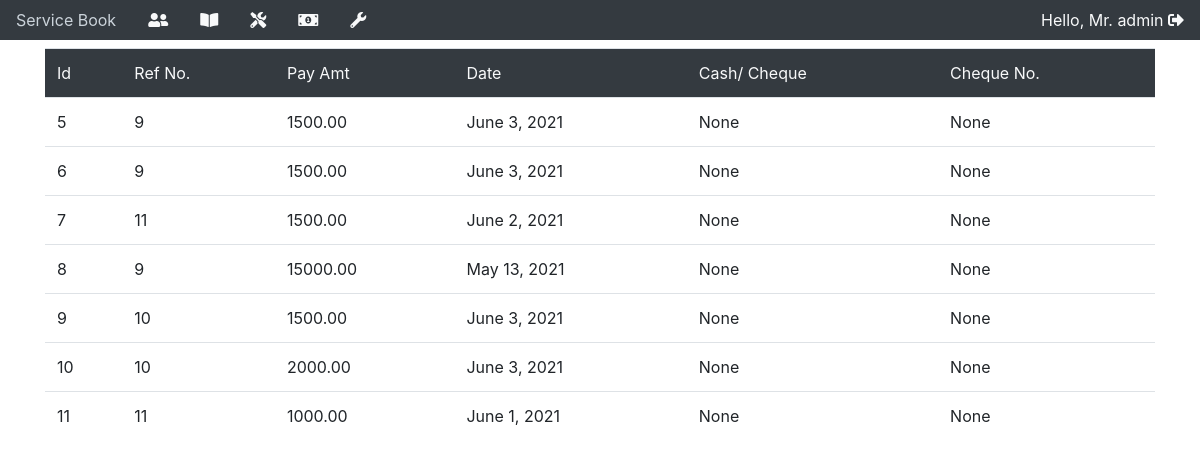
The app's page /pdata (signed in), older data.
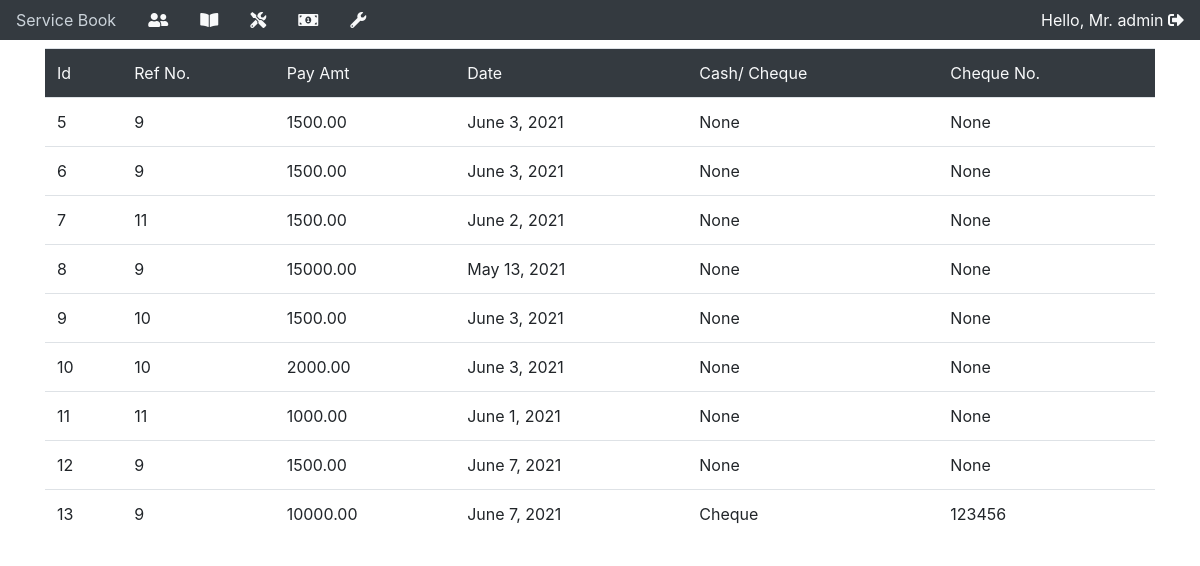
The same page, newer data.
### app/models.py (models this page shows, shortened)
class paymentOnEmi(models.Model):
    refNo = models.IntegerField()
    paidAmount = models.DecimalField(max_digits=10, decimal_places=2)
    paymentDate = models.DateField(auto_now=False, auto_now_add=False)
    cashCheque = models.CharField(max_length=100, null=True)
    chequeNo = models.CharField(max_length=10, null=True, blank=True)

### app/views.py (the view)
# urls.py: path('pdata', views.pdata, name="pdata"),
@login_required(login_url="/login")
def pdata(request):
    pdd = paymentOnEmi.objects.all()
    return render(request, "pdata.html", {"pdd":pdd})

### templates/pdata.html
{% include "base.html" %} {% block content %}
<div class="container">
  <table class="table table-hover mt-2">
    <thead>
      <tr class="bg-dark text-light">
        <td>Id</td>
        <td>Ref No.</td>
        <td>Pay Amt</td>
        <td>Date</td>
        <td>Cash/ Cheque</td>
        <td>Cheque No.</td>
      </tr>
    </thead>
    <tbody>
      {% for pd in pdd %}
      <tr>
        <td>{{pd.id}}</td>
        <td>{{pd.refNo}}</td>
        <td>{{pd.paidAmount}}</td>
        <td>{{pd.paymentDate}}</td>
        <td>{{pd.cashCheque}}</td>
        <td>{{pd.chequeNo}}</td>
      </tr>
      {% endfor %}
    </tbody>
  </table>
</div>
{% endblock %}

### templates/base.html (shortened to what this page needs)
<!DOCTYPE html>
<html lang="en">
<head>
  <link rel="stylesheet" href="https://maxcdn.bootstrapcdn.com/bootstrap/4.0.0/css/bootstrap.min.css"
 />
  <link rel="stylesheet" href="https://cdnjs.cloudflare.com/ajax/libs/font-awesome/5.15.3/css/all.min.css" />
  <link rel="stylesheet" href="https://cdnjs.cloudflare.com/ajax/libs/twitter-bootstrap/4.5.2/css/bootstrap.css">
  <link rel="stylesheet" href="https://cdn.datatables.net/1.10.24/css/dataTables.bootstrap4.min.css">
</head>
<body>
  <ul class="nav bg-dark justify-content-between">
    <div class="d-flex">
      <li class="nav-item">
        <a class="nav-link text-light" href="/">Service Book</a>
      </li>
      <li class="nav-item">
        <a class="nav-link text-light" href="/customer"><i class="fa fa-user-friends" data-toggle="tooltip" data-placement="bottom" title="Add New Customer"></i></a>
      </li>
      <li class="nav-item">
        <a class="nav-link text-light" href="/details"><i class="fa fa-book-open" data-toggle="tooltip" data-placement="bottom" title="Details Of Customer"></i></a>
      </li>
      <li class="nav-item">
        <a class="nav-link text-light" href="/service"><i class="fas fa-tools" data-toggle="tooltip" data-placement="bottom" title="Service"></i></a>
      </li>
      <li class="nav-item">
        <a class="nav-link text-light" href="/"><i class="fa fa-money-bill-alt" data-toggle="tooltip" data-placement="bottom" title="EMI"></i></a>
      </li>
      <li class="nav-item">
        <a class="nav-link text-light" href="/"><i class="fa fa-wrench" data-toggle="tooltip" data-placement="bottom" title="AMC"></i></a>
      </li>
    </div>
    <div>
      <li class="nav-item">
        <a class="nav-link text-light" href="{% url 'logout' %}">Hello, Mr. {{request.user}} <i
            class="fas fa-sign-out-alt" data-toggle="tooltip" data-placement="bottom" title="Logout"></i></a>
      </li>
    </div>
  </ul>
</body>
</html>

Row changes from the older to the newer data that the page shows:
added paymentOnEmi: id "12", refNo "9", paidAmount "1500.00", paymentDate "June 7, 2021", cashCheque "None", chequeNo "None"
added paymentOnEmi: id "13", refNo "9", paidAmount "10000.00", paymentDate "June 7, 2021", cashCheque "Cheque", chequeNo "123456"
